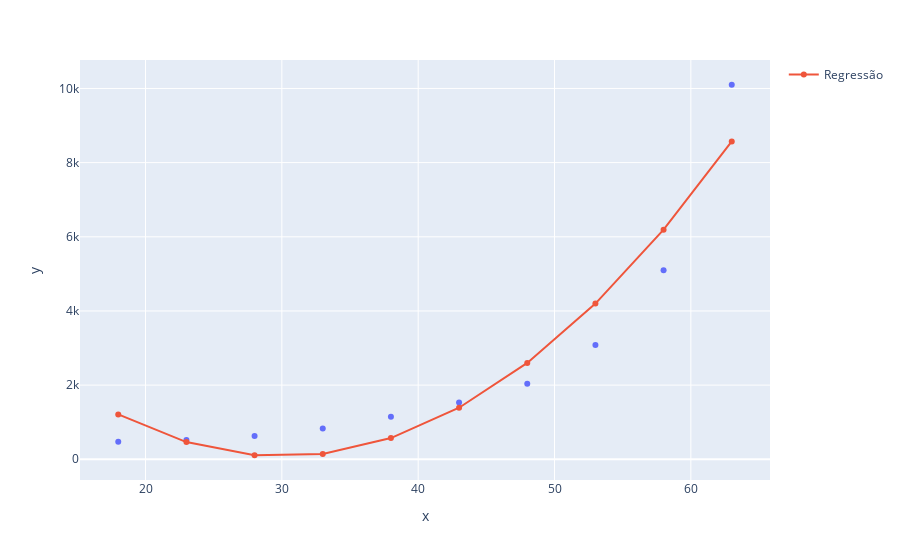

This figure's notebook cell:
### Code cell
grafico = px.scatter(x = x_plano_saude2[:,0], y = y_plano_saude2)
grafico.add_scatter(x= x_plano_saude2[:,0], y = previsoes, name= 'Regressão')
grafico.show()

### Figure 1 — Plotly figure (JSON) as saved in the notebook; plotly's stock layout.template omitted (floating-point values rounded to 4 significant figures)
{"data": [{"hovertemplate": "x=%{x}<br>y=%{y}<extra></extra>", "legendgroup": "", "marker": {"color": "#636efa", "symbol": "circle"}, "mode": "markers", "name": "", "orientation": "v", "showlegend": false, "type": "scatter", "x": [18, 23, 28, 33, 38, 43, 48, 53, 58, 63], "xaxis": "x", "y": [470, 520, 630, 830, 1150, 1530, 2040, 3080, 5100, 10100], "yaxis": "y"}, {"name": "Regressão", "type": "scatter", "x": [18, 23, 28, 33, 38, 43, 48, 53, 58, 63], "y": [1210.0, 463.7, 108.6, 144.6, 571.7, 1390.0, 2599.0, 4199.0, 6191.0, 8573.0]}], "layout": {"legend": {"tracegroupgap": 0}, "margin": {"t": 60}, "xaxis": {"anchor": "y", "domain": [0, 1], "title": {"text": "x"}}, "yaxis": {"anchor": "x", "domain": [0, 1], "title": {"text": "y"}}}}
